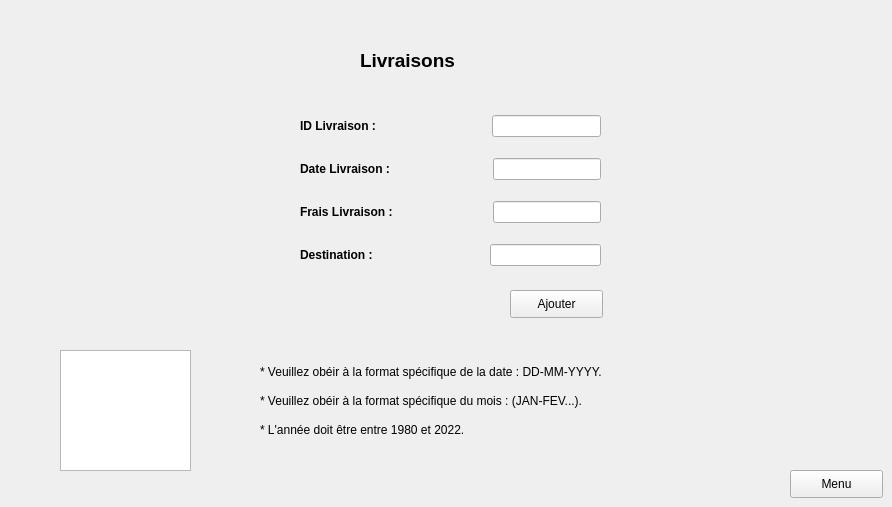
           <widget class="QWidget" name="Ajouter_6">
            <attribute name="title">
             <string>Ajouter une livraison</string>
            </attribute>
            <widget class="QTextBrowser" name="textBrowser_4">
             <property name="geometry">
              <rect>
               <x>60</x>
               <y>350</y>
               <width>131</width>
               <height>121</height>
              </rect>
             </property>
             <property name="styleSheet">
              <string notr="true">border-image: url(:/img/Projet qt/delivery.png);</string>
             </property>
            </widget>
            <widget class="QPushButton" name="homeButton_19">
             <property name="geometry">
              <rect>
               <x>790</x>
               <y>470</y>
               <width>93</width>
               <height>28</height>
              </rect>
             </property>
             <property name="text">
              <string>Menu</string>
             </property>
            </widget>
            <widget class="QPushButton" name="ajouter_2">
             <property name="geometry">
              <rect>
               <x>510</x>
               <y>290</y>
               <width>93</width>
               <height>28</height>
              </rect>
             </property>
             <property name="text">
              <string>Ajouter</string>
             </property>
            </widget>
            <widget class="QWidget" name="layoutWidget_26">
             <property name="geometry">
              <rect>
               <x>300</x>
               <y>100</y>
               <width>301</width>
               <height>181</height>
              </rect>
             </property>
             <layout class="QVBoxLayout" name="verticalLayout_51">
              <item>
               <layout class="QHBoxLayout" name="horizontalLayout_120">
                <item>
                 <widget class="QLabel" name="label_141">
                  <property name="font">
                   <font>
                    <weight>75</weight>
                    <bold>true</bold>
                   </font>
                  </property>
                  <property name="text">
                   <string>&lt;html&gt;&lt;head/&gt;&lt;body&gt;&lt;p&gt;&lt;span style=&quot; font-weight:600;&quot;&gt;ID Livraison :&lt;/span&gt;&lt;/p&gt;&lt;/body&gt;&lt;/html&gt;</string>
                  </property>
                 </widget>
                </item>
                <item>
                 <spacer name="horizontalSpacer_99">
                  <property name="orientation">
                   <enum>Qt::Horizontal</enum>
                  </property>
                  <property name="sizeHint" stdset="0">
                   <size>
                    <width>40</width>
                    <height>20</height>
                   </size>
                  </property>
                 </spacer>
                </item>
                <item>
                 <widget class="QLineEdit" name="le_id_4"/>
                </item>
               </layout>
              </item>
              <item>
               <layout class="QHBoxLayout" name="horizontalLayout_121">
                <item>
                 <widget class="QLabel" name="label_142">
                  <property name="font">
                   <font>
                    <weight>75</weight>
                    <bold>true</bold>
                   </font>
                  </property>
                  <property name="text">
                   <string>&lt;html&gt;&lt;head/&gt;&lt;body&gt;&lt;p&gt;&lt;span style=&quot; font-weight:600;&quot;&gt;Date Livraison :&lt;/span&gt;&lt;/p&gt;&lt;/body&gt;&lt;/html&gt;</string>
                  </property>
                 </widget>
                </item>
                <item>
                 <spacer name="horizontalSpacer_100">
                  <property name="orientation">
                   <enum>Qt::Horizontal</enum>
                  </property>
                  <property name="sizeHint" stdset="0">
                   <size>
                    <width>40</width>
                    <height>20</height>
                   </size>
                  </property>
                 </spacer>
                </item>
                <item>
                 <widget class="QLineEdit" name="la_date_4"/>
                </item>
               </layout>
              </item>
              <item>
               <layout class="QHBoxLayout" name="horizontalLayout_122">
                <item>
                 <widget class="QLabel" name="label_143">
                  <property name="font">
                   <font>
                    <weight>75</weight>
                    <bold>true</bold>
                   </font>
                  </property>
                  <property name="text">
                   <string>&lt;html&gt;&lt;head/&gt;&lt;body&gt;&lt;p&gt;&lt;span style=&quot; font-weight:600;&quot;&gt;Frais Livraison :&lt;/span&gt;&lt;/p&gt;&lt;/body&gt;&lt;/html&gt;</string>
                  </property>
                 </widget>
                </item>
                <item>
                 <spacer name="horizontalSpacer_101">
                  <property name="orientation">
                   <enum>Qt::Horizontal</enum>
                  </property>
                  <property name="sizeHint" stdset="0">
                   <size>
                    <width>40</width>
                    <height>20</height>
                   </size>
                  </property>
                 </spacer>
                </item>
                <item>
                 <widget class="QLineEdit" name="le_frais_4"/>
                </item>
               </layout>
              </item>
              <item>
               <layout class="QHBoxLayout" name="horizontalLayout_123">
                <item>
                 <widget class="QLabel" name="label_144">
                  <property name="font">
                   <font>
                    <weight>75</weight>
                    <bold>true</bold>
                   </font>
                  </property>
                  <property name="text">
                   <string>&lt;html&gt;&lt;head/&gt;&lt;body&gt;&lt;p&gt;&lt;span style=&quot; font-weight:600;&quot;&gt;Destination :&lt;/span&gt;&lt;/p&gt;&lt;/body&gt;&lt;/html&gt;</string>
                  </property>
                 </widget>
                </item>
                <item>
                 <spacer name="horizontalSpacer_102">
                  <property name="orientation">
                   <enum>Qt::Horizontal</enum>
                  </property>
                  <property name="sizeHint" stdset="0">
                   <size>
                    <width>40</width>
                    <height>20</height>
                   </size>
                  </property>
                 </spacer>
                </item>
                <item>
                 <widget class="QLineEdit" name="l_adress_4"/>
                </item>
               </layout>
              </item>
             </layout>
            </widget>
            <widget class="QWidget" name="layoutWidget_27">
             <property name="geometry">
              <rect>
               <x>260</x>
               <y>360</y>
               <width>391</width>
               <height>81</height>
              </rect>
             </property>
             <layout class="QVBoxLayout" name="verticalLayout_52">
              <item>
               <widget class="QLabel" name="label_54">
                <property name="text">
                 <string>* Veuillez obéir à la format spécifique de la date : DD-MM-YYYY.</string>
                </property>
               </widget>
              </item>
              <item>
               <widget class="QLabel" name="label_145">
                <property name="text">
                 <string>* Veuillez obéir à la format spécifique du mois : (JAN-FEV...).</string>
                </property>
               </widget>
              </item>
              <item>
               <widget class="QLabel" name="label_146">
                <property name="text">
                 <string>* L'année doit être entre 1980 et 2022.</string>
                </property>
               </widget>
              </item>
             </layout>
            </widget>
            <widget class="QLabel" name="label_147">
             <property name="geometry">
              <rect>
               <x>360</x>
               <y>40</y>
               <width>211</width>
               <height>41</height>
              </rect>
             </property>
             <property name="font">
              <font>
               <pointsize>14</pointsize>
               <weight>75</weight>
               <bold>true</bold>
              </font>
             </property>
             <property name="styleSheet">
              <string notr="true">color: black;</string>
             </property>
             <property name="text">
              <string>Livraisons</string>
             </property>
            </widget>
           </widget>
